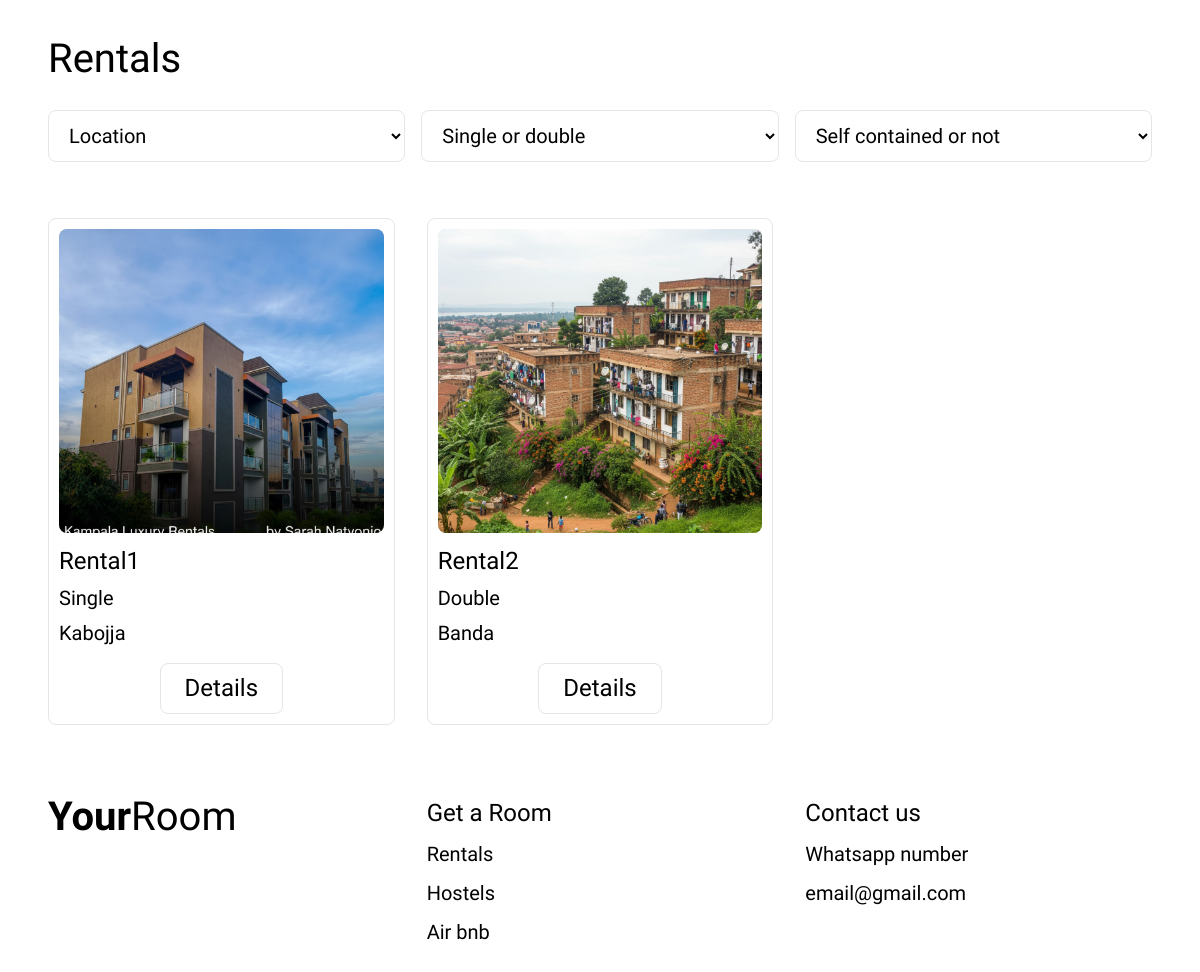
The page /rentals/ on the database its author committed.
### your_room/models.py (models this page shows, shortened)
class BaseUnit(models.Model):
    name = models.CharField(max_length=150)
    description = models.TextField(blank=True)
    location = models.CharField(max_length=150)
    class Meta:
        abstract = True
        ordering = ["name"]

class Rental(BaseUnit):
    room_type = models.CharField(max_length=10, choices=RoomType.choices)
    self_contained = models.BooleanField(default=False)
    price = models.DecimalField(max_digits=10, decimal_places=2, null=True, blank=True)

class UnitImageBase(models.Model):
    image = models.ImageField(upload_to="units/%Y/%m/")
    is_main = models.BooleanField(
        default=False,
        help_text="Check this box to set this image as the main display photo."
    )
    class Meta:
        abstract = True
        ordering = ["is_main"]

class RentalImage(UnitImageBase):
    unit = models.ForeignKey(Rental, related_name="images", on_delete=models.CASCADE)

### your_room/views.py (the view)
# urls.py: path("rentals/", rental, name = "rentals"),
def rental(request):
    units = Rental.objects.prefetch_related("images")
    location = request.GET.get("location")
    room_type = request.GET.get("room_type")
    self_contained = request.GET.get("self_contained")
    if location:
        units = units.filter(location__icontains=location)
    if room_type:
        units = units.filter(room_type=room_type)
    if self_contained in ("true", "false"):
        units = units.filter(self_contained=(self_contained == "true"))
    context = {
        "units": units,
        "locations": Rental.objects.values_list("location", flat=True).distinct(),
    }
    return render(request, "your_room/rentals.html", context)

### your_room/templates/your_room/rentals.html (shortened to what this page needs)
<!DOCTYPE html>
{% load static %}
<html lang="en">
<head>
<link rel="stylesheet" href="{% static 'your_room/styles.css' %}" />
</head>
<body>
<main>
  <h1 class="page-title container">Rentals</h1>
  <form class = "filters container", method = "get", id = "filter-form">
    <select name = "location", class = "filter", onchange="document.getElementById('filter-form').submit()">
      <option value = "">Location</option>
    </select>
    <select name="room_type" class="filter" onchange="document.getElementById('filter-form').submit()">
    <option value="">Single or double</option>
  </select>
  <select name="self_contained" class="filter" onchange="document.getElementById('filter-form').submit()">
    <option value="">Self contained or not</option>
  </select>
  </form>
 <div class="grid container">
    {% for unit in units %}
      <article class="card">
        {% with unit.images.first as img %}
          {% if img %}
            <img src="{{ img.image.url }}" alt="{{ unit.name }}" loading="lazy" />
          {% else %}
            <img src="{% static 'your_room/images/hero.png' %}" alt="{{ unit.name }}" loading="lazy" />
          {% endif %}
        {% endwith %}
        <h3>{{ unit.name }}</h3>
        <p>{{ unit.get_room_type_display }}</p>
        <p>{{ unit.location }}</p>
        <div class="card__action">
          <a class="btn btn--sm" href="{% url 'unit-detail' 'rental' unit.pk %}">Details</a>
        </div>
      </article>
    {% empty %}
      <p>No rentals match those filters.</p>
    {% endfor %}
  </div>
</main>
<footer class="footer container">
  <a class="logo" href="{% url 'index' %}"><b>Your</b><span>Room</span></a>
  <div class="col">
    <strong>Get a Room</strong>
    <a href="{% url 'rentals' %}">Rentals</a>
    <a href="{% url 'hostels' %}">Hostels</a>
    <a href="{% url 'airbnb' %}">Air bnb</a>
  </div>
  <div class="col">
    <strong>Contact us</strong>
    <span>Whatsapp number</span>
    <span>email@gmail.com</span>
  </div>
</footer>
</body>
</html>

### your_room/static/your_room/styles.css (style rules this page uses)
:root { --accent-orange:#dd5f1c; --surface-gray:#d9d9d9; --background:#ffffff; --foreground:#000000; --border:#e2e5ea; --radius:8px; }
* { box-sizing:border-box;margin:0;padding:0 }
html { scroll-behavior:smooth }
body { font-family:"Urbanist",system-ui,sans-serif; background:var(--background); color:var(--foreground); line-height:1.35; }
img { display:block;max-width:100% }
a { color:inherit;text-decoration:none }
.container { padding-inline:16px }
@media (min-width:768px) { .container { padding-inline:48px } }
.logo { font-size:2.5rem;line-height:1 }
.logo b { font-weight:600 }
.logo span { font-weight:300 }
h1.page-title { font-size:2.5rem;font-weight:400;padding-top:32px }
.grid { display:grid;gap:32px;padding-block:32px }
@media (min-width:768px) { .grid { grid-template-columns:repeat(2,1fr) } }
@media (min-width:1024px) { .grid { grid-template-columns:repeat(3,1fr) } }
.card { border:1px solid var(--border);border-radius:var(--radius);padding:10px;display:block }
.card img { width:100%;height:304px;object-fit:cover;border-radius:var(--radius);background:var(--surface-gray) }
.card h3 { margin-top:12px;font-size:1.5rem;font-weight:400 }
.card p { margin-top:8px;font-size:1.25rem }
.card__action { display:flex;justify-content:center;margin-top:16px }
.btn { display:inline-block;border:1px solid var(--border);border-radius:var(--radius); background:transparent;font:inherit;cursor:pointer;transition:background-color .15s ease; }
.btn--sm { padding:8px 24px;font-size:1.5rem }
.filters { display:flex;flex-wrap:wrap;gap:16px;padding-block:24px }
.filter { flex:1 1 12rem;min-width:12rem;display:flex;align-items:center;justify-content:center;gap:12px; border:1px solid var(--border);border-radius:var(--radius);padding:12px 16px;font-size:1.25rem; background:transparent;font-family:inherit;cursor:pointer;transition:background-color .15s ease; }
.footer { display:grid;gap:32px;padding-block:40px }
@media (min-width:768px) { .footer { grid-template-columns:repeat(3,1fr) } }
.footer .col { display:flex;flex-direction:column;gap:12px }
.footer .col strong { font-size:1.5rem;font-weight:400 }
.footer .col a,.footer .col span { font-size:1.25rem }

### rows shown on the page
Rental: images.first.image (picture), name "Rental1", room_type "Single", location "Kabojja"
Rental: images.first.image (picture), name "Rental2", room_type "Double", location "Banda"
